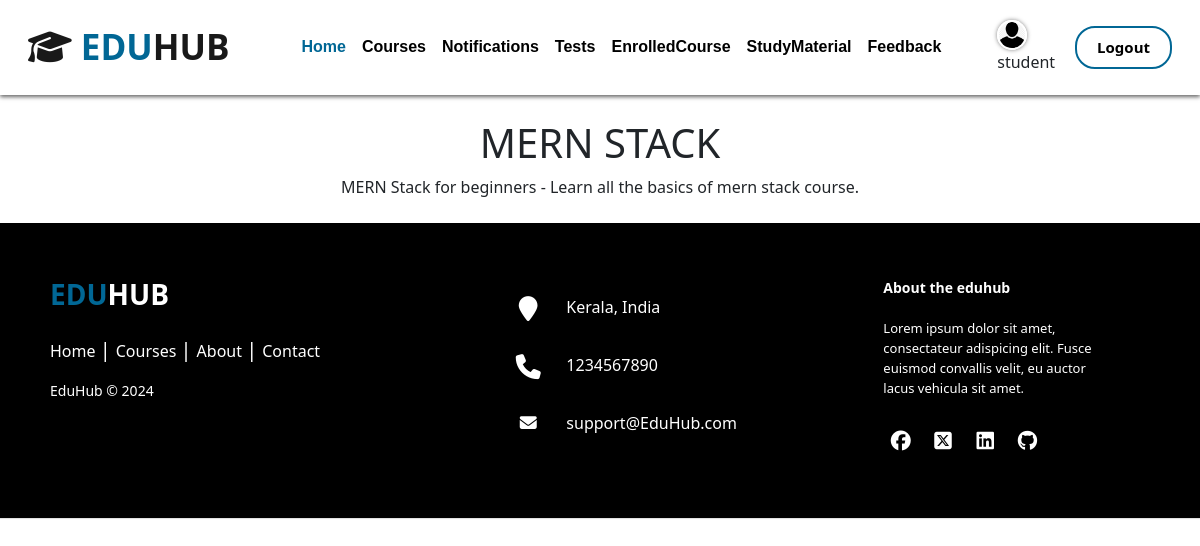
The app's page /student/enrolled-course-videos/3/ (signed in) with its own data.
### account/models.py (models this page shows)
class CustomUser(AbstractUser):
    is_staff = models.BooleanField(default=False)
    is_student = models.BooleanField(default=False)
    profile_image = models.ImageField(upload_to='profile_images/', blank=True, null=True)

### home/models.py (models this page shows, shortened)
class Course(models.Model):
    staff=models.ForeignKey(Staff,on_delete = models.CASCADE)
    course_image=models.ImageField(upload_to='Course_images/')
    title=models.CharField(max_length=200)
    description=models.TextField(max_length=250)

### student/views.py (the view)
# urls.py: path('enrolled-course-videos/<int:course_id>/', enrolled_course_videos, name='enrolled_course_videos'),
def enrolled_course_videos(request, course_id):
    student = get_object_or_404(Student, user=request.user)
    enrollment = get_object_or_404(Enrollment, student=student, course_id=course_id)
    course = enrollment.course
    videos = Video.objects.filter(course=course)
    return render(request, 'student_templates/enrolled_course_videos.html', {'course': course, 'videos': videos})

### templates/student_templates/enrolled_course_videos.html (shortened to what this page needs)
{% extends 'base.html' %}
{% load static %}
{% block content %}
<center>
    <h1 class="mt-4">{{ course.title }}</h1>
    <p>{{ course.description }}</p>
</center>
{% endblock %}

### templates/base.html (shortened to what this page needs)
<!DOCTYPE html>
<html lang="en">
    <head>
        <link
            href="https://cdn.jsdelivr.net/npm/bootstrap@5.0.2/dist/css/bootstrap.min.css"
            rel="stylesheet"
        />
        <link rel="stylesheet" href="https://cdnjs.cloudflare.com/ajax/libs/font-awesome/6.5.1/css/all.min.css">
        {% load static %}
        <link rel="stylesheet" href="{% static 'css/styless.css' %}">
    </head>
    <body>
      <div class="hero-section">
        <nav class="navbar navbar-expand-lg navbar-light p-3 w-100 sticky-top bg-white">
            <div class="container-fluid">
                <a class="navbar-brand" href="/"><i class="fa-solid fa-graduation-cap"></i><span> EDU</span>HUB</a>
                {% if user.is_authenticated %}
                {% if user.is_staff %}
                <div class="collapse navbar-collapse justify-content-lg-center" id="navbarSupportedContent">
                    <ul class="navbar-nav  mb-2 mb-lg-0">
                        <li class="nav-item">
                            <a class="nav-link active" aria-current="page" href="{% url 'staff_dashboard' %}" style="color:#016795;">Home</a>
                        </li>
                        <li class="nav-item">
                          <a class="nav-link" href="{% url 'notifications' %}">Notifications</a>
                      </li>
                        <li class="nav-item">
                          <a class="nav-link" href="{% url 'manage_courses' %}">ManageCourses</a>
                      </li>
                        <li class="nav-item">
                          <a class="nav-link" href="{% url 'question_list' %}">Tests</a>
                      </li>
                    <li class="nav-item">
                      <a class="nav-link" href="{% url 'upload_study_material' %}">StudyMaterial</a>
                  </li>
                  <li class="nav-item">
                    <a class="nav-link" href="{% url 'staff_feedback' %}">Feedback</a>
                </li>
                    </ul>
                  </div>
                  <div style="margin-right: 20px;">
                    {% if user.profile_image %}
                        <a href="{% url 'edit_staff_details' user_id=user.id %}">
                            <img src="{{ user.profile_image.url }}" alt="Profile Image" class="profile-image">
                        </a>
                    {% endif %}
                    <br>
                    <span>{{ user.username }}</span>
                </div>
                  {% elif user.is_student %}
                  <div class="collapse navbar-collapse justify-content-lg-center" id="navbarSupportedContent">
                    <ul class="navbar-nav  mb-2 mb-lg-0">
                        <li class="nav-item">
                            <a class="nav-link active" aria-current="page" href="{% url 'student_dashboard'%}" style="color:#016795;">Home</a>
                        </li>
                        <li class="nav-item">
                          <a class="nav-link" href="{% url 'courses' %}">Courses</a>
                      </li>
                        <li class="nav-item">
                            <a class="nav-link" href="{% url 'student_notification' %}">Notifications</a>
                        </li>
                        <li class="nav-item">
                          <a class="nav-link" href="{% url 'display_questions' %}">Tests</a>
                      </li>
                      <li class="nav-item">
                        <a class="nav-link" href="{% url 'student_course' %}">EnrolledCourse</a>
                    </li>
                    <li class="nav-item">
                      <a class="nav-link" href="{% url 'view_study_materials' %}">StudyMaterial</a>
                  </li>
                      <li class="nav-item">
                        <a class="nav-link" href="#">Feedback</a>
                      </li>
                  </ul>
                  </div>
                  <div style="margin-right: 20px;">
                    {% if user.profile_image %}
                        <a href="{% url 'edit_student_details' user_id=user.id %}">
                            <img src="{{ user.profile_image.url }}" alt="Profile Image" class="profile-image">
                        </a>
                    {% endif %}
                    <br>
                    <span>{{ user.username }}</span>
                </div>
                  {% endif %}
                  <a href="{% url 'logout' %}" class="btn btn-custom">Logout</a>
            {% endif %}
            </div>
        </nav>
    </div>
    {% block content %} {% endblock %}
    <footer class="footer-distributed mt-4">
      <div class="footer-left">
        <h3 style="font-weight: bold;"><span style="font-weight: bold;">EDU</span>HUB</h3>
        <p class="footer-links">
          <a href="{% url 'home' %}" class="link-1">Home</a>
          <a href="#courses">Courses</a>
          <a href="#about">About</a>
          <a href="#contact">Contact</a>
        </p>
        <p class="footer-company-name">EduHub © 2024</p>
      </div>
      <div class="footer-center">
        <div>
          <i class="fa fa-map-marker"></i>
          <p>Kerala, India</p>
        </div>
        <div>
          <i class="fa fa-phone"></i>
          <p>1234567890</p>
        </div>
        <div>
          <i class="fa fa-envelope"></i>
          <p><a href="#">support@EduHub.com</a></p>
        </div>
      </div>
      <div class="footer-right">
        <p class="footer-company-about">
          <span>About the eduhub</span>
          Lorem ipsum dolor sit amet, consectateur adispicing elit. Fusce euismod convallis velit, eu auctor lacus vehicula sit amet.
        </p>
        <div class="footer-icons">
          <a href="#"><i class="fa-brands fa-facebook"></i></a>
          <a href="#"><i class="fa-brands fa-square-x-twitter"></i></a>
          <a href="#"><i class="fa-brands fa-linkedin"></i></a>
          <a href="#"><i class="fa-brands fa-github"></i></a>
        </div>
      </div>
    </footer>
      </body>
      </html>
    </body>
</html>

### static/css/styless.css (style rules this page uses)
body { padding-top: 95px; }
.navbar { box-shadow: 0 2px 4px rgba(0, 0, 0, 0.6); }
.navbar-light .navbar-nav .nav-link { color: #000; font-size: 16px; line-height: 24px; font-family: "Poppins", sans-serif; }
.navbar-brand { color: #000; font-size: 35px; font-weight: bold; }
.navbar-brand span { color: #016795; font-size: 35px; font-weight: bold; }
.nav-item a { font-size: 20px; font-weight: bold; }
.sticky-top { position: fixed; top: 0; width: 100%; z-index: 1000; }
.btn-custom { color: black; font-size: 15px; font-weight: bold; line-height: 19px; border: 2px solid #016795; border-radius: 20px; padding: 10px 20px; }
.profile-image { width: 30px; height: 30px; border-radius: 50%; border: 2px solid #fff; box-shadow: 0 0 4px rgba(0, 0, 0, 0.5); }
.footer-distributed { background: #000; box-shadow: 0 1px 1px 0 rgba(0, 0, 0, 0.12); box-sizing: border-box; width: 100%; text-align: left; font: bold 16px; padding: 55px 50px; }
.footer-distributed .footer-left, .footer-distributed .footer-center, .footer-distributed .footer-right { display: inline-block; vertical-align: top; }
.footer-distributed .footer-left { width: 40%; }
.footer-distributed h3 { color: #ffffff; margin: 0; }
.footer-distributed h3 span { color: #016795; }
.footer-distributed .footer-links { color: #ffffff; margin: 20px 0 12px; padding: 0; }
.footer-distributed .footer-links a { display: inline-block; line-height: 1.8; font-weight: 400; text-decoration: none; color: inherit; }
.footer-distributed .footer-company-name { color: #fff; font-size: 14px; font-weight: normal; margin: 0; }
.footer-distributed .footer-center { width: 35%; }
.footer-distributed .footer-center i { background-color: #000; color: #ffffff; font-size: 25px; width: 38px; height: 38px; border-radius: 50%; text-align: center; line-height: 42px; margin: 10px 15px; vertical-align: middle; }
.footer-distributed .footer-center i.fa-envelope { font-size: 17px; line-height: 38px; }
.footer-distributed .footer-center p { display: inline-block; color: #ffffff; font-weight: 400; vertical-align: middle; margin: 0; }
.footer-distributed .footer-center p a { color: #fff; text-decoration: none; }
.footer-distributed .footer-links a:before { content: "|"; font-weight: 300; font-size: 20px; left: 0; color: #fff; display: inline-block; padding-right: 5px; }
.footer-distributed .footer-links .link-1:before { content: none; }
.footer-distributed .footer-right { width: 20%; }
.footer-distributed .footer-company-about { line-height: 20px; color: #fff; font-size: 13px; font-weight: normal; margin: 0; }
.footer-distributed .footer-company-about span { display: block; color: #ffffff; font-size: 14px; font-weight: bold; margin-bottom: 20px; }
.footer-distributed .footer-icons { margin-top: 25px; }
.footer-distributed .footer-icons a { display: inline-block; width: 35px; height: 35px; cursor: pointer; background-color: #000; border-radius: 2px; font-size: 20px; color: #ffffff; text-align: center; line-height: 35px; margin-right: 3px; margin-bottom: 5px; }

### records on screen
CustomUser: profile_image (placeholder picture), username "student"
Course: title "MERN STACK", description "MERN Stack for beginners - Learn all the basics of mern stack course."
